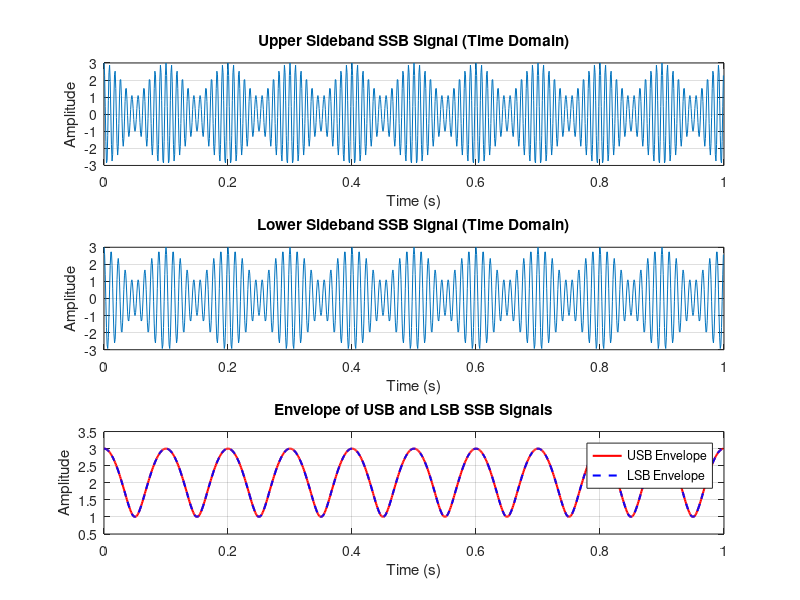
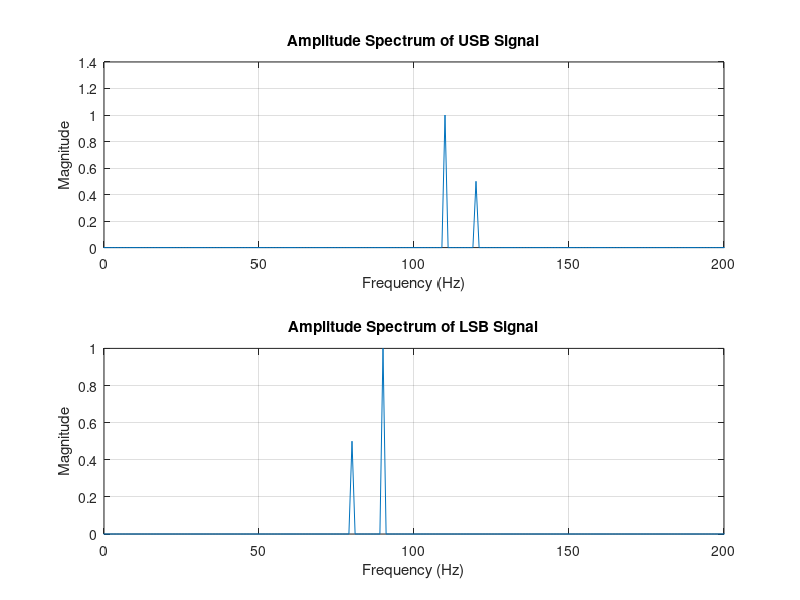

The MATLAB script that drew these images, in order:
clc;
clear;
close all;

pkg load signal

% Parameters
fm = 10;            % Message frequency (Hz)
fc = 100;           % Carrier frequency (Hz)
fs = 1000;          % Sampling frequency (Hz)
T  = 1;             % Duration (seconds)

t = 0:1/fs:T-1/fs;  % Time vector

% Message signal
m = 2*cos(2*pi*fm*t) + cos(4*pi*fm*t);

% Hilbert transform of message signal
m_hat = imag(hilbert(m));

% Carrier signals
c_cos = cos(2*pi*fc*t);
c_sin = sin(2*pi*fc*t);

% SSB signals
s_USB = m .* c_cos - m_hat .* c_sin;
s_LSB = m .* c_cos + m_hat .* c_sin;

% ---- Time-domain plots ----
figure;
subplot(3,1,1);
plot(t, s_USB);
title('Upper Sideband SSB Signal (Time Domain)');
xlabel('Time (s)');
ylabel('Amplitude');
grid on;

subplot(3,1,2);
plot(t, s_LSB);
title('Lower Sideband SSB Signal (Time Domain)');
xlabel('Time (s)');
ylabel('Amplitude');
grid on;

% ---- Envelope computation ----
env_USB = abs(hilbert(s_USB));
env_LSB = abs(hilbert(s_LSB));

subplot(3,1,3);
plot(t, env_USB, 'r', 'LineWidth', 1.5);
hold on;
plot(t, env_LSB, 'b--', 'LineWidth', 1.5);
legend('USB Envelope', 'LSB Envelope');
title('Envelope of USB and LSB SSB Signals');
xlabel('Time (s)');
ylabel('Amplitude');
grid on;

% ---- Save time-domain figure as JPEG ----
print('SSB_time_domain','-djpeg');

% ---- FFT for amplitude spectrum ----
N = length(t);
f = (-N/2:N/2-1)*(fs/N);

USB_FFT = abs(fftshift(fft(s_USB)))/N;
LSB_FFT = abs(fftshift(fft(s_LSB)))/N;

% ---- Amplitude spectra plots ----
figure;
subplot(2,1,1);
plot(f, USB_FFT);
title('Amplitude Spectrum of USB Signal');
xlabel('Frequency (Hz)');
ylabel('Magnitude');
xlim([0 200]);
grid on;

subplot(2,1,2);
plot(f, LSB_FFT);
title('Amplitude Spectrum of LSB Signal');
xlabel('Frequency (Hz)');
ylabel('Magnitude');
xlim([0 200]);
grid on;

% ---- Save frequency-domain figure as JPEG ----
print('SSB_frequency_spectrum','-djpeg');
